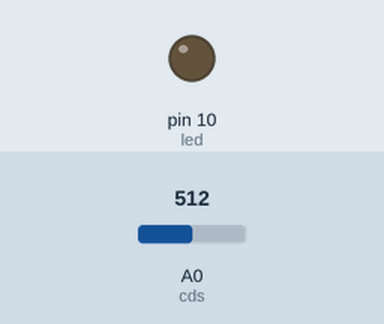
Recording of a sketch running on a simulated Arduino Uno, built with avr-gcc and run on an emulated ATmega328P. On the bench: output pins drawn as LEDs (lit = HIGH). The test bench sets the inputs (shaded band); at power-on: A0 (cds) = 512.

Above: at 1.2 s.
1.3 s: A0 (cds) set to 523
At 2.5 s:
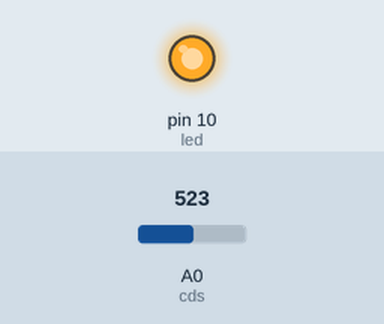
2.8 s: A0 (cds) set to 511
At 3.6 s:
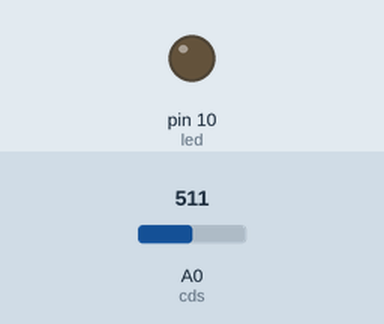
4.3 s: A0 (cds) set to 716
At 4.8 s:
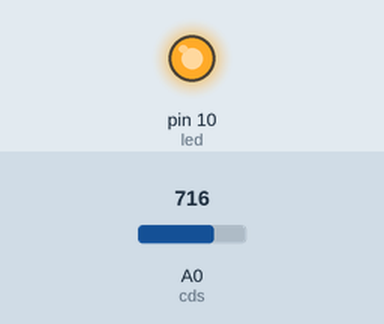
Timing chart, 0 to 7.3 s (numbered marks = the images above; inputs shaded):
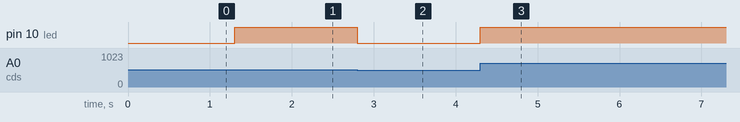

The sketch:

ch8_5_light-detection.ino
```cpp
const int cds=0;
const int led=10;
int val;
void setup()
{
  pinMode(led,OUTPUT);
  digitalWrite(led,LOW);
}
void loop()
{
  val=analogRead(cds);
  if(val>512)
     digitalWrite(led,HIGH);
  else
     digitalWrite(led,LOW);
}
```

Measured:
- the behaviour switches between 512 and 513 on A0 (cds) (found by bisection; images 0 and 1)
- after the input at 1.3 s, pin 10 (led): LOW → HIGH at once
- after the input at 2.8 s, pin 10 (led): HIGH → LOW at once
- after the input at 4.3 s, pin 10 (led): LOW → HIGH at once
